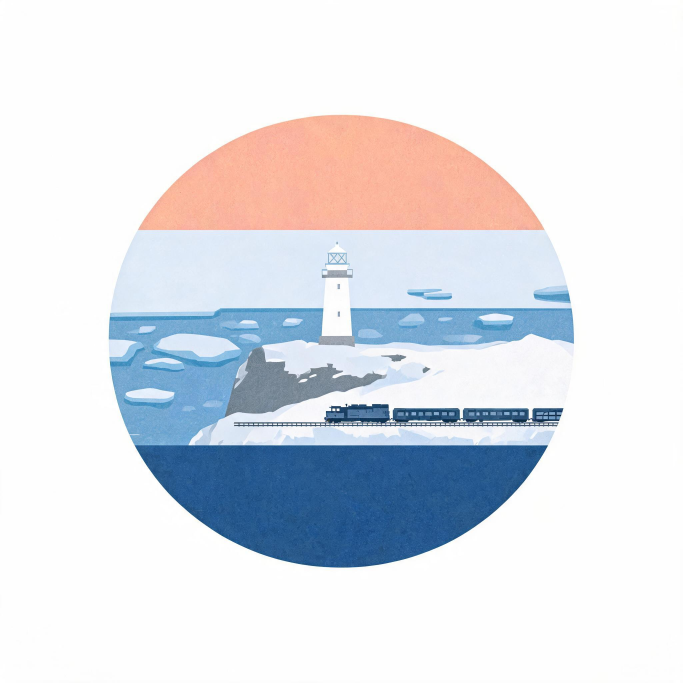
#> input picture bench/inputs/raw_1005.jpg, 2048 x 2048 px (shown at 1/3 size)
$ python ocr_gate.py ../bench/inputs/raw_1005.jpg
#> lines starting #> are read from the running program, lines starting #| are printed output that depends on the picture
#!/usr/bin/env python3
# -*- coding: utf-8 -*-
"""印章文字门禁 v2：tesseract OCR 版。

口径与旧启发式一致：只看圆内场景区域（排除上下 15% 色带与圆外）。
判定：pytesseract.image_to_data(-l jpn+eng --psm 11) 中 conf>=60 且
bbox 与场景掩膜重叠 >=50% 的词 => 命中；命中数>0 => 门禁不通过。

本文件在无 pytesseract 的环境下仍可导入（预处理/掩膜数值部分可本地复算），
只有真正跑 OCR 的 ocr_scene_text() 需要 tesseract（云端 runner 安装）。

CLI: python3 ocr_gate.py IMG.png [--json '{"psm":11,...}']
"""
import hashlib
import json
import sys

import numpy as np
import cv2

try:
    import pytesseract
    HAVE_TESS = True
except ImportError:
    pytesseract = None
    HAVE_TESS = False

try:
    import gate_lib as _G
    SIZE, C, R, BAND = _G.SIZE, _G.C, _G.R, _G.BAND
except ImportError:  # 独立运行（如云端只带本文件）
    SIZE = 2048
    C = SIZE // 2
    R = 1004
    BAND = 0.15

DEFAULTS = {
    "lang": "jpn+eng",
    "psm": 11,
    "oem": 1,              # 仅 LSTM 引擎（3=both 约慢一倍）
    "extra": "-c tessedit_do_invert=0",
    "conf_thr": 60.0,
    "scale": 1.0,          # <1 降采样 / 2 即"放大 2x"
    "binarize": None,      # None | "otsu" | "adaptive"
    "mask_out": True,      # 把场景掩膜外置白，减少干扰
    "crop": True,          # 裁到场景 bbox 再 OCR（掩膜外本就无有效内容）
    "denoise": 0,          # 中值模糊核（0=关）；抑制照片纹理碎斑，psm11 提速
    "min_overlap": 0.5,    # 命中 bbox 与掩膜重叠比例阈值
}


REGIONS = ("scene", "band_top", "band_bottom")


def band_top_y():
    return C - R + int(BAND * 2 * R)


def band_bottom_y():
    return SIZE - band_top_y()


def region_mask(region="scene"):
    """区域掩膜（三种口径，全部在 R-8 圆内）：
      scene       中段（去掉上下 15% 色带）——底图无字门禁
      band_top    上色带（品牌名嵌在这里）
      band_bottom 下色带（站名嵌在这里）
    """
    if region not in REGIONS:
        raise ValueError(f"region 必须是 {REGIONS}")
    ys, xs = np.mgrid[0:SIZE, 0:SIZE]
    ins = (xs - C) ** 2 + (ys - C) ** 2 <= (R - 8) ** 2
    bt, bb = band_top_y(), band_bottom_y()
    if region == "scene":
        ins[:bt] = False
        ins[bb:] = False
    elif region == "band_top":
        ins[bt:] = False
    else:
        ins[:bb] = False
    return ins


def scene_mask():
    """兼容旧调用：场景区域（同 region_mask('scene')）。"""
    return region_mask("scene")


_REGION_CACHE = {}


def region_geom(region="scene"):
    """(bbox, mask) 按区域缓存。bbox=(x0,y0,x1,y1) 右开。"""
    if region not in _REGION_CACHE:
        ins = region_mask(region)
        ys, xs = np.where(ins)
        _REGION_CACHE[region] = (
            (int(xs.min()), int(ys.min()), int(xs.max()) + 1, int(ys.max()) + 1), ins)
    return _REGION_CACHE[region]


def _scene_bbox():
    return region_geom("scene")


def _clip_win(bbox):
    """(x0,y0,x1,y1) 裁切窗口 -> 原图范围内合法窗口（退化时回退整幅）。"""
    x0, y0, x1, y1 = [int(v) for v in bbox]
    x0, y0 = max(0, x0), max(0, y0)
    x1, y1 = min(SIZE, x1), min(SIZE, y1)
    if x1 <= x0 or y1 <= y0:
        return 0, 0, SIZE, SIZE
    return x0, y0, x1, y1


def prepare_gray(rgba, scale=1.0, binarize=None, mask_out=True, crop=True,
                 denoise=0, region="scene", bbox=None):
    """RGBA -> 灰度预处理图（tesseract 输入）。纯数值，本地可复算。
    返回 (gray, x0, y0)：x0/y0 为裁切偏移（命中坐标还原用）。

    色带区域（band_*）额外两条归一化，避免"白字 + 白色角落"糊成一片：
      1) 极性归一：带内中位灰度 < 128 时整体取反，保证"深字浅底"；
      2) 掩膜外填充用带底色（而不是白），避免白角与白字混为一体。
    bbox: (x0,y0,x1,y1) 裁切窗口；None = 用区域 bbox（scene 门禁走这条）。
    """
#> called with scale = 1, mask_out = True, crop = True, denoise = 0, region = 'scene'
    rgb = rgba[:, :, :3]
#> rgb is the input picture: shape (2048, 2048, 3); mean R, G, B 223.2, 226.6, 232.9
    alpha = rgba[:, :, 3]
#> alpha: shape (2048, 2048); every value is 255
    img = np.full((SIZE, SIZE, 3), 255, np.uint8)   # 透明处置白
    m = alpha > 127
#> m: shape (2048, 2048) bool; every value is 1
    img[m] = rgb[m]
    gray = cv2.cvtColor(img, cv2.COLOR_RGB2GRAY)
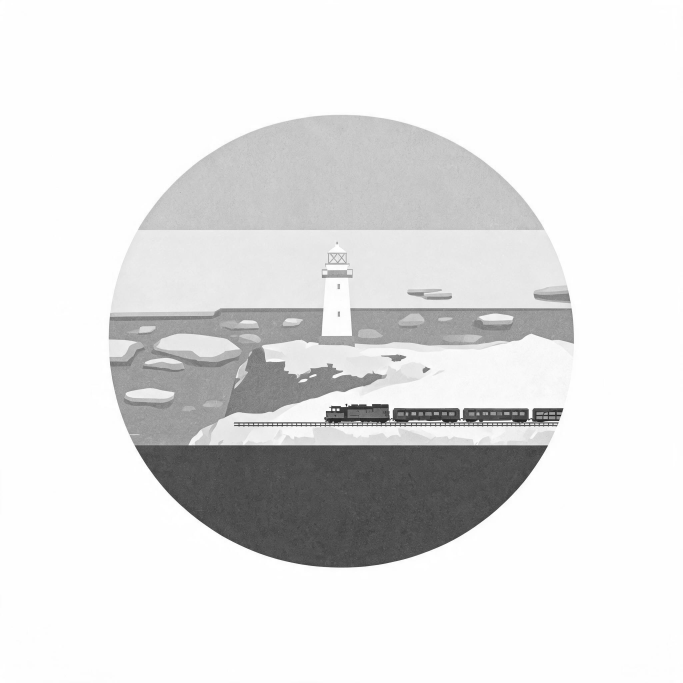
#> gray: shape (2048, 2048) (shown at 1/3 size); min 3, max 255, mean 226.3
    (rx0, ry0, rx1, ry1), ins = region_geom(region)
    # bbox=(x0,y0,x1,y1) 给出的"期望字框"优先：紧贴字框裁切，去掉满幅色带的
    # 大片留白（psm 7 单行模式在宽 > 高 6 倍以上的空白上会整幅放弃识别）。
    bx0, by0, bx1, by1 = _clip_win(bbox) if bbox is not None else (rx0, ry0, rx1, ry1)
    is_band = region.startswith("band_")
    if is_band:
        med = float(np.median(gray[ins])) if ins.any() else 255.0
        if med < 128:
            gray = 255 - gray          # 极性归一：深底白字 -> 浅底深字
    if mask_out:
        if is_band:
            fill = int(np.median(gray[ins])) if ins.any() else 255
            gray[~ins] = fill           # 用底色填掩膜外，保持整幅"纯色带 + 字"
        else:
            gray[~ins] = 255
    if crop:
        gray = gray[by0:by1, bx0:bx1]
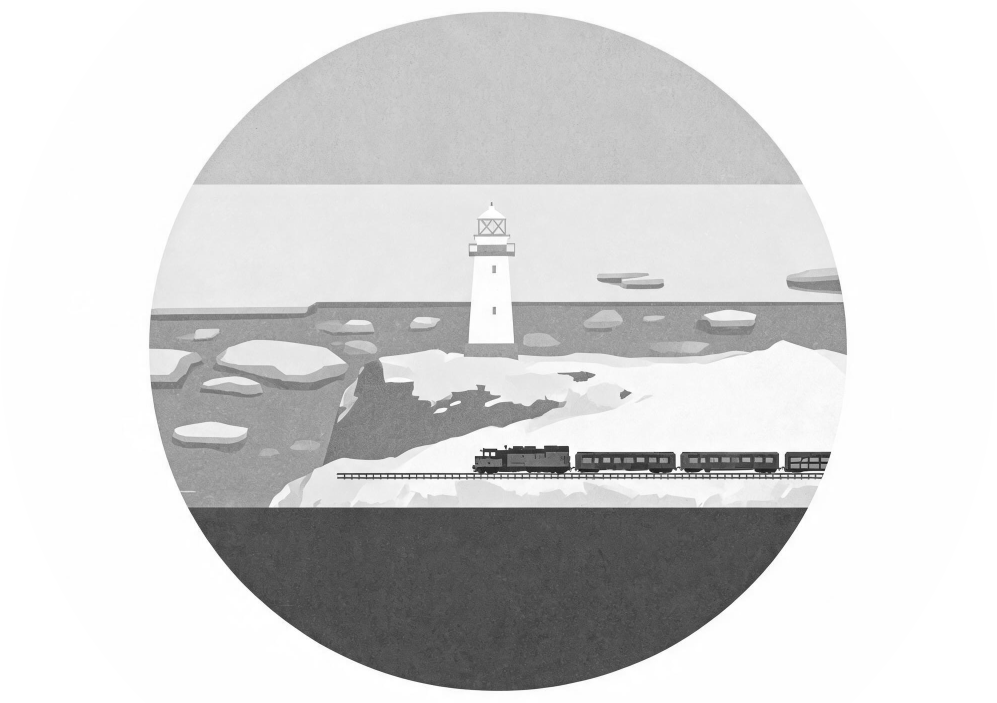
#> gray: shape (1406, 1993) (shown at 1/2 size); min 3, max 255, mean 212.6
        ins_c = ins[by0:by1, bx0:bx1]
    else:
        ins_c, bx0, by0 = ins, 0, 0
    if scale != 1.0:
        h, w = gray.shape
        interp = cv2.INTER_AREA if scale < 1 else cv2.INTER_CUBIC
        gray = cv2.resize(gray, (max(1, int(w * scale)), max(1, int(h * scale))),
                          interpolation=interp)
    if denoise and denoise > 1:
        gray = cv2.medianBlur(gray, int(denoise) | 1)
    if binarize == "otsu":
        _, gray = cv2.threshold(gray, 0, 255,
                                cv2.THRESH_BINARY + cv2.THRESH_OTSU)
        # 归一极性：掩膜内背景应为白（深色字）。若均值偏暗则整体取反。
        if scale != 1.0:
            ins_c = cv2.resize(ins_c.astype(np.uint8), (gray.shape[1], gray.shape[0]),
                               interpolation=cv2.INTER_NEAREST).astype(bool)
        mu = float(gray[ins_c].mean()) if ins_c.any() else 255.0
        if mu < 127:
            gray = 255 - gray
    elif binarize == "adaptive":
        gray = cv2.adaptiveThreshold(gray, 255, cv2.ADAPTIVE_THRESH_GAUSSIAN_C,
                                     cv2.THRESH_BINARY, 51, 8)
    return gray, bx0, by0


def prep_fingerprint(rgba, scale=1.0, binarize=None, mask_out=True, crop=True,
                     denoise=0, region="scene", bbox=None):
    """OCR 输入图的指纹（shape/crop/mean/std/otsu/sha1）。本机与云端共用同一函数，
    用于证明"喂给 tesseract 的是同一张图"（本机无 tesseract 时的逐项一致性依据）。"""
    gray, x0, y0 = prepare_gray(rgba, scale=scale, binarize=binarize, mask_out=mask_out,
                                crop=crop, denoise=denoise, region=region, bbox=bbox)
    thr, _ = cv2.threshold(gray, 0, 255, cv2.THRESH_BINARY + cv2.THRESH_OTSU)
    return {"shape": list(gray.shape), "crop_xy": [int(x0), int(y0)],
            "mean": round(float(gray.mean()), 2), "std": round(float(gray.std()), 2),
            "otsu_thr": round(float(thr), 1),
            "prep_sha1": hashlib.sha1(gray.tobytes()).hexdigest()[:16]}


def geom_report():
    """区域几何常量（确定性，供本机/云端逐项比对）。"""
    return {"band_top_y": band_top_y(), "band_bottom_y": band_bottom_y(),
            "scene_bbox": list(region_geom("scene")[0]),
            "band_top_bbox": list(region_geom("band_top")[0]),
            "band_bottom_bbox": list(region_geom("band_bottom")[0])}


def ocr_scene_text(rgba, region="scene", bbox=None, **cfg):
    """OCR 文字门禁。返回 {n_hits, hits[], pass, config, ocr_sec}。

    region: scene（底图无字门禁）/ band_top（品牌名）/ band_bottom（站名）。
    bbox:   (x0,y0,x1,y1) 紧贴期望字框裁切（色带用），None 时按区域 bbox 裁。
    """
    if not HAVE_TESS:
        raise RuntimeError("pytesseract 不可用（本机不装，云端 runner 才有）")
    import time
    c = dict(DEFAULTS)
    c.update({k: v for k, v in cfg.items() if v is not None})
    if "upscale" in cfg and cfg["upscale"]:  # 旧参数兼容
        c["scale"] = float(cfg["upscale"])
    gray, x0, y0 = prepare_gray(rgba, scale=c["scale"], binarize=c["binarize"],
                                mask_out=c["mask_out"], crop=c["crop"],
                                denoise=c.get("denoise", 0), region=region, bbox=bbox)
#> x0 = 28; y0 = 321
    _, ins = region_geom(region)
    prep_sha1 = hashlib.sha1(gray.tobytes()).hexdigest()[:16]
#> prep_sha1 = '7ac51679f8ce6506'
    t0 = time.time()
#> (the run stopped early here; a loop or call above may not have finished)

$ run again, on bench/inputs/raw_1091.jpg
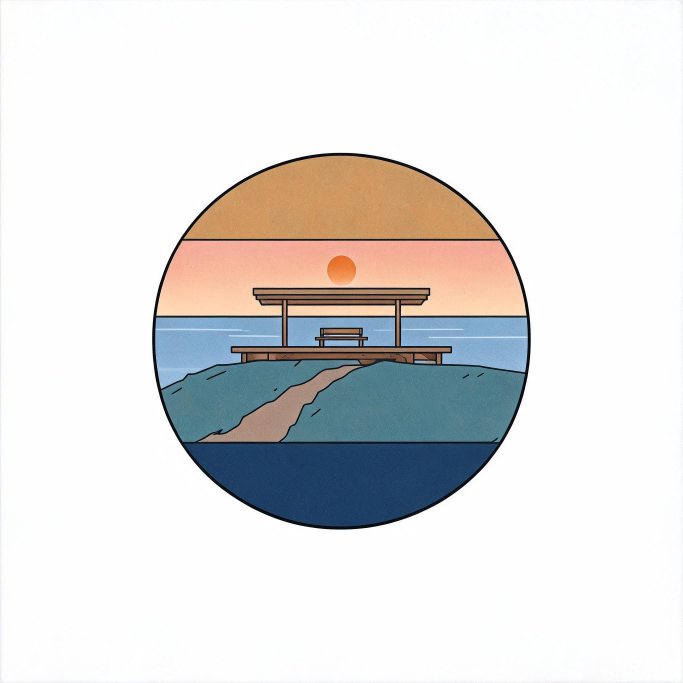
#> input picture bench/inputs/raw_1091.jpg, 2048 x 2048 px (shown at 1/3 size)
#> in prepare_gray, rgb is the input picture: shape (2048, 2048, 3); mean R, G, B 224.7, 223.9, 223.3
#> alpha: shape (2048, 2048); every value is 255
#> m: shape (2048, 2048) bool; every value is 1
#> in prepare_gray, `gray = cv2.cvtColor(img, cv2.COLOR_RGB2GRAY)`:
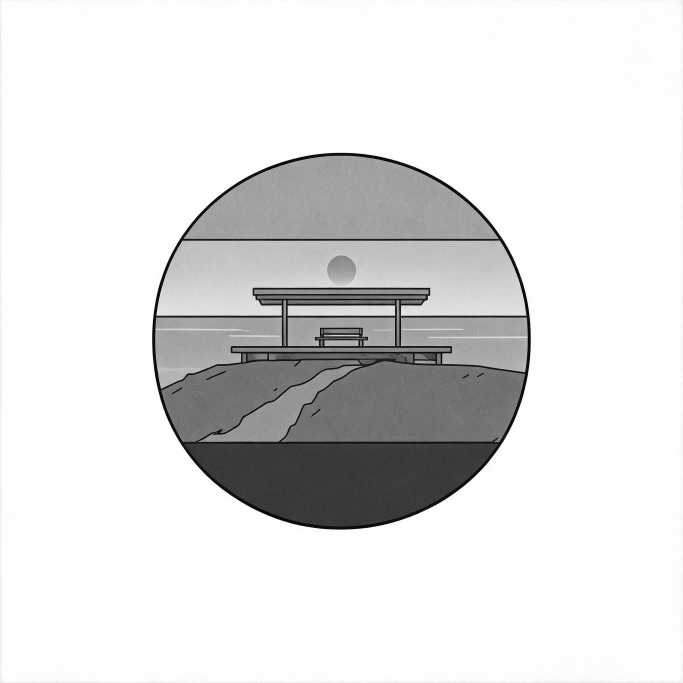
#> gray: shape (2048, 2048) (shown at 1/3 size); min 0, max 255, mean 224
#> in prepare_gray, `gray = gray[by0:by1, bx0:bx1]`:
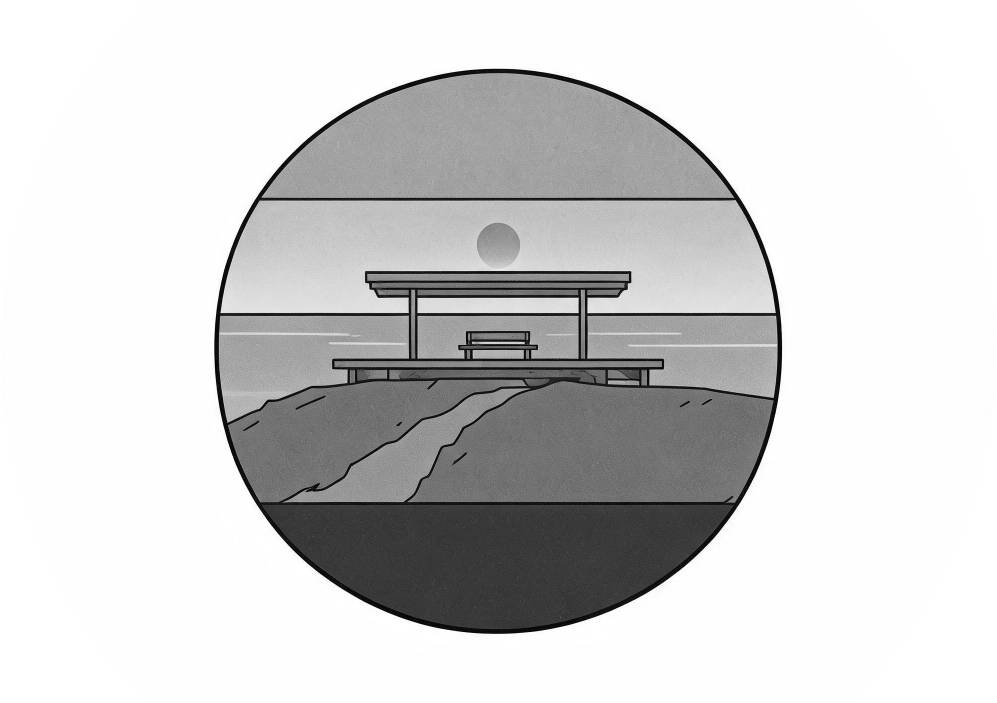
#> gray: shape (1406, 1993) (shown at 1/2 size); min 0, max 255, mean 209.5
#> x0 = 28; y0 = 321
#> prep_sha1 = '92e45b8494cd2dea'
